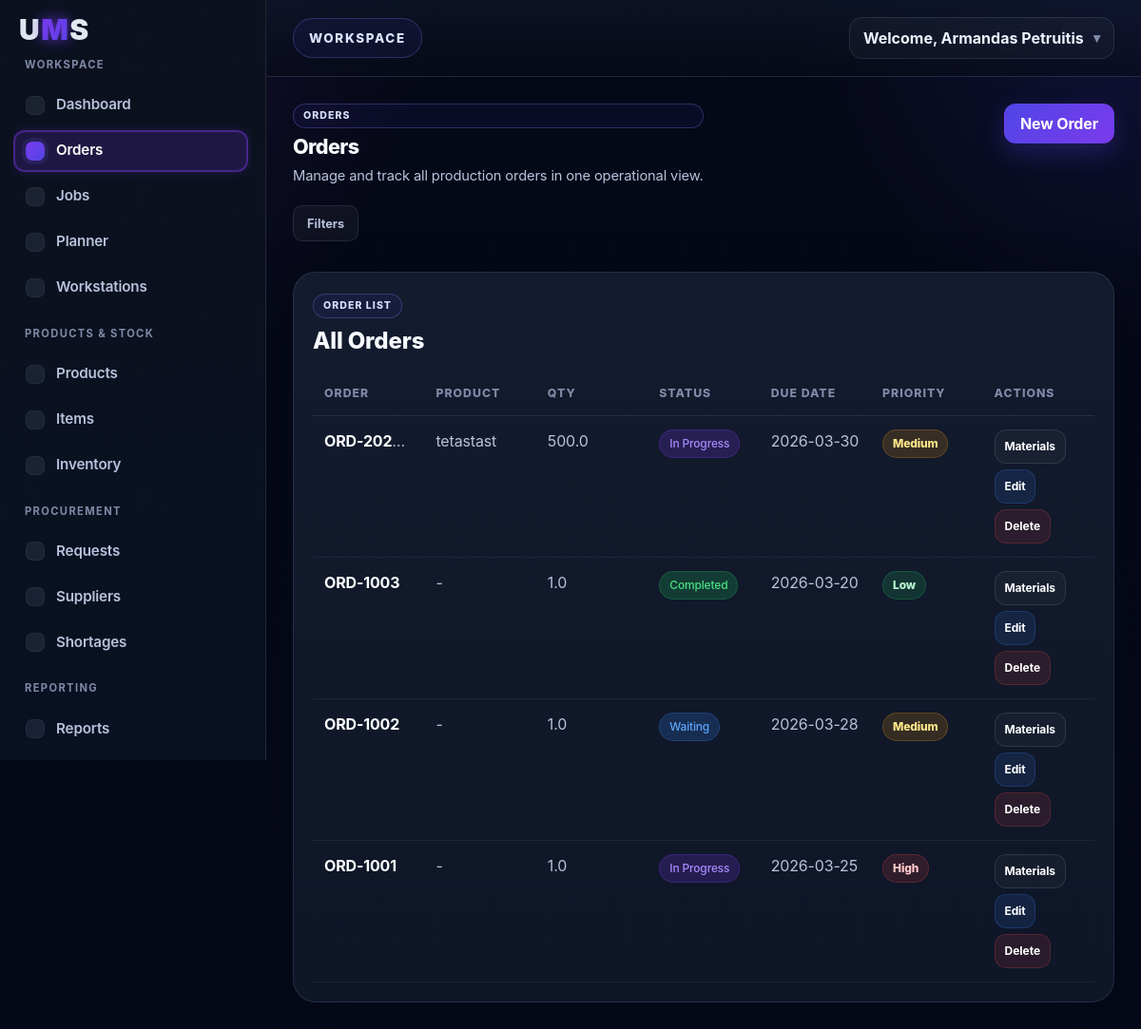
/orders (signed in), run on the app's committed database.
### tables this page shows
CREATE TABLE orders (
        id INTEGER PRIMARY KEY AUTOINCREMENT,
        order_number TEXT,
        customer TEXT,
        status TEXT,
        due_date TEXT,
        priority TEXT
    , product_id INTEGER, quantity REAL DEFAULT 1, materials_reserved INTEGER NOT NULL DEFAULT 0, company_id INTEGER);

CREATE TABLE products (
        id INTEGER PRIMARY KEY AUTOINCREMENT,
        product_code TEXT NOT NULL,
        product_name TEXT NOT NULL,
        description TEXT,
        measurement_unit TEXT NOT NULL
    , time_per_unit REAL NOT NULL DEFAULT 0, stock_quantity REAL NOT NULL DEFAULT 0, company_id INTEGER);

### app.py (the view)
@app.route("/orders")
@permission_required("view_orders")
def orders():
    if not is_logged_in():
        return redirect(url_for("login"))
    company_id = get_company_id()
    order_number = request.args.get("order_number", "").strip()
    product_name = request.args.get("product_name", "").strip()
    statuses = request.args.getlist("status")
    priority = request.args.get("priority", "").strip()
    due_date_from = request.args.get("due_date_from", "").strip()
    due_date_to = request.args.get("due_date_to", "").strip()
    conn = sqlite3.connect("database.db")
    cursor = conn.cursor()
    query = """
        SELECT
            o.id,
            o.order_number,
            p.product_name,
            o.quantity,
            o.status,
            o.due_date,
            o.priority
        FROM orders o
        LEFT JOIN products p
          ON o.product_id = p.id
         AND p.company_id = o.company_id
        WHERE o.company_id = ?
    """
    params = [company_id]
    if order_number:
        query += " AND o.order_number LIKE ?"
        params.append(f"%{order_number}%")
    if product_name:
        query += " AND p.product_name LIKE ?"
        params.append(f"%{product_name}%")
    if statuses and "All" not in statuses:
        placeholders = ",".join(["?"] * len(statuses))
        query += f" AND o.status IN ({placeholders})"
        params.extend(statuses)
    if priority:
        query += " AND o.priority = ?"
        params.append(priority)
    if due_date_from:
        query += " AND o.due_date >= ?"
        params.append(due_date_from)
    if due_date_to:
        query += " AND o.due_date <= ?"
        params.append(due_date_to)
    query += " ORDER BY o.id DESC"
    cursor.execute(query, params)
    rows = cursor.fetchall()
    conn.close()
    orders = []
    for row in rows:
        orders.append({
            "id": row[0],
            "order_number": row[1],
            "product_name": row[2] if row[2] else "-",
            "quantity": row[3],
            "status": row[4],
            "due_date": row[5],
            "priority": row[6]
        })
    return render_template(
        "orders.html",
        orders=orders,
        active_page="orders",
        filters={
            "order_number": order_number,
            "product_name": product_name,
            "status": statuses,
            "priority": priority,
            "due_date_from": due_date_from,
            "due_date_to": due_date_to
        }
    )

### app.py (called while the page is built, shortened)
def is_logged_in():
    return "user_id" in session

def get_company_id():
    company_id = session.get("company_id")
    if not company_id:
        raise ValueError("Missing company_id in session.")
    return company_id

def get_current_user_role():
    return (session.get("user_role") or "worker").strip().lower()

def get_role_default_permissions(role):
    return set(ROLE_DEFAULT_PERMISSIONS.get((role or "worker").lower(), set()))

def get_user_permission_overrides(user_id):
    conn = sqlite3.connect("database.db")
    cursor = conn.cursor()
    cursor.execute("""
        SELECT permission_key, allowed
        FROM user_permissions
        WHERE user_id = ?
    """, (user_id,))
    rows = cursor.fetchall()
    conn.close()
    overrides = {}
    for permission_key, allowed in rows:
        overrides[permission_key] = bool(allowed)
    return overrides

def get_effective_permissions(user_id=None, role=None):
    if user_id is None:
        user_id = session.get("user_id")
    if role is None:
        role = get_current_user_role()
    permissions = set(get_role_default_permissions(role))
    overrides = get_user_permission_overrides(user_id)
    for permission_key, allowed in overrides.items():
        if allowed:
            permissions.add(permission_key)
        else:
            permissions.discard(permission_key)
    return permissions

def has_permission(permission_key, user_id=None, role=None):
    return permission_key in get_effective_permissions(user_id=user_id, role=role)

def permission_required(permission_key):
    def decorator(view_func):
        @wraps(view_func)
        def wrapped_view(*args, **kwargs):
            if not is_logged_in():
                return redirect(url_for("login"))
            if not has_permission(permission_key):
                flash("You do not have permission to access this page.", "error")
                return redirect(url_for("dashboard"))
            return view_func(*args, **kwargs)
        return wrapped_view
    return decorator

@app.context_processor
def inject_permissions():
    effective_permissions = get_effective_permissions()
    return {
        "current_user_role": get_current_user_role(),
        "effective_permissions": effective_permissions,
        "has_permission_ui": lambda permission_key: permission_key in effective_permissions,
        "all_permission_keys": ALL_PERMISSION_KEYS,
    }

### templates/orders.html (shortened to what this page needs)
{% extends "base.html" %}
{% block content %}
<div class="jobs-header">
  <div class="jobs-header-left">
    <span class="eyebrow-label">Orders</span>
    <h1>Orders</h1>
    <p>Manage and track all production orders in one operational view.</p>
  </div>
  <div class="jobs-header-right">
    <a href="{{ url_for('new_order') }}" class="dashboard-btn primary">New Order</a>
  </div>
</div>
<div class="filters-wrapper section-spacing">
  <button type="button" class="filters-toggle-btn" aria-expanded="false">
    Filters
  </button>
</div>
<div id="orders-results">
  <div class="dashboard-table-card">
    <div class="card-header">
      <div>
        <span class="card-kicker">Order list</span>
        <h4>All Orders</h4>
      </div>
    </div>
    <div class="table-wrapper">
      <table class="orders-table">
        <thead>
          <tr>
            <th>Order</th>
            <th>Product</th>
            <th>Qty</th>
            <th>Status</th>
            <th>Due Date</th>
            <th>Priority</th>
            <th>Actions</th>
          </tr>
        </thead>
        <tbody>
          {% if orders %}
            {% for order in orders %}
              {% set status_class = "" %}
              {% if order.status == "In Progress" %}
                {% set status_class = "in-progress" %}
              {% elif order.status == "Waiting" %}
                {% set status_class = "waiting" %}
              {% elif order.status == "Completed" %}
                {% set status_class = "completed" %}
              {% elif order.status == "Delayed" %}
                {% set status_class = "delayed" %}
              {% endif %}
              <tr>
                <td data-label="Order">
                  <strong>{{ order.order_number }}</strong>
                </td>
                <td data-label="Product">{{ order.product_name }}</td>
                <td data-label="Qty">{{ order.quantity }}</td>
                <td data-label="Status">
                  <span class="status-badge {{ status_class }}">{{ order.status }}</span>
                </td>
                <td data-label="Due Date">{{ order.due_date }}</td>
                <td data-label="Priority">
                  <span class="priority-pill priority-{{ order.priority|lower }}">{{ order.priority }}</span>
                </td>
                <td data-label="Actions" class="actions-cell">
                  <a href="{{ url_for('order_materials', order_id=order.id) }}" class="table-action-btn btn-neutral">Materials</a>
                  <a href="{{ url_for('edit_order', order_id=order.id) }}" class="table-action-btn btn-edit">Edit</a>
                  <form
                    method="POST"
                    action="{{ url_for('delete_order', order_id=order.id) }}"
                    class="inline-form"
                    onsubmit="return confirm('Are you sure you want to delete this order?');"
                  >
                    <button type="submit" class="table-action-btn btn-delete">Delete</button>
                  </form>
                </td>
              </tr>
            {% endfor %}
          {% else %}
            <tr>
              <td colspan="7" class="empty-table-message">No orders found.</td>
            </tr>
          {% endif %}
        </tbody>
      </table>
    </div>
  </div>
</div>
{% endblock %}

### data on the page
orders: order_number "ORD-202…", product_name "tetastast", quantity "500.0", status "In Progress", due_date "2026-03-30", priority "Medium"
orders: order_number "ORD-1003", product_name "-", quantity "1.0", status "Completed", due_date "2026-03-20", priority "Low"
orders: order_number "ORD-1002", product_name "-", quantity "1.0", status "Waiting", due_date "2026-03-28", priority "Medium"
orders: order_number "ORD-1001", product_name "-", quantity "1.0", status "In Progress", due_date "2026-03-25", priority "High"

### other printed values
{{ session.get('user_name') }} "Armandas Petruitis"
